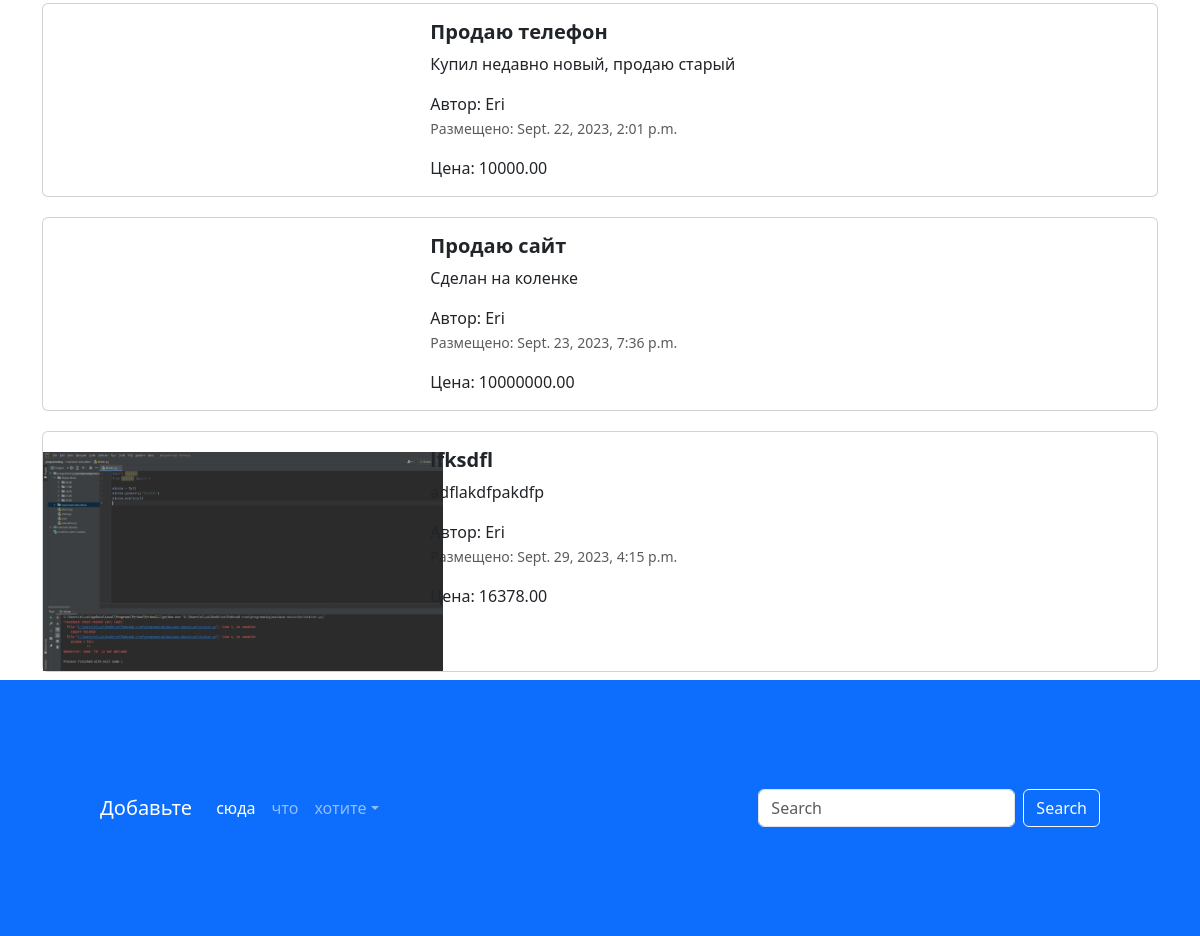
The app's page / (lower part), older data.
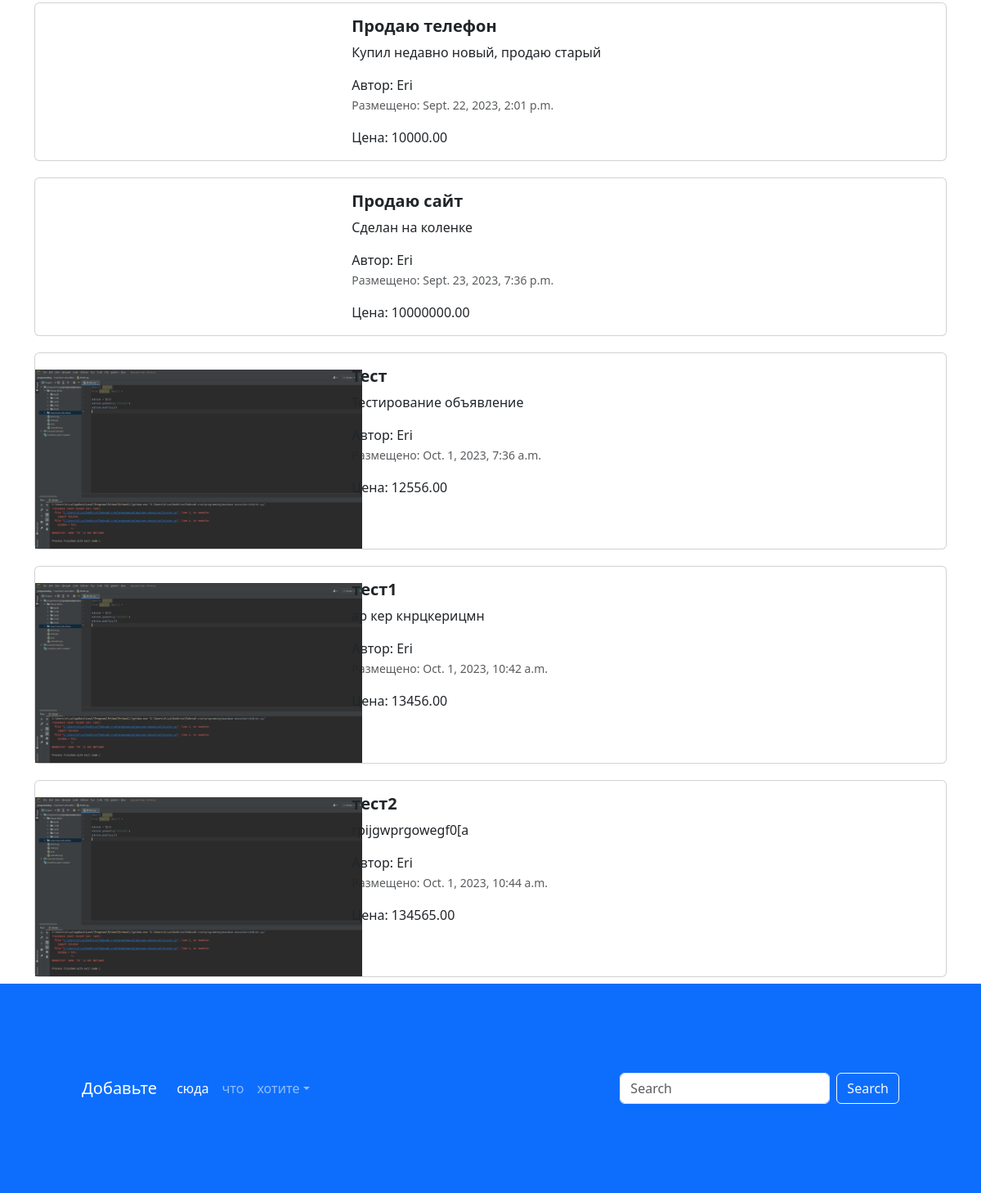
The same page, newer data.
### app_advertisements/models.py (models this page shows)
class Advertisement(models.Model):
    title = models.CharField('заголовок', max_length=128)
    description = models.TextField('описание')
    price = models.DecimalField('цена', max_digits=10, decimal_places=2)
    auction = models.BooleanField('торг', help_text='Отметьте, если торг уместен')
    created_at = models.DateTimeField(auto_now_add=True)
    updated_at = models.DateTimeField(auto_now=True)
    user = models.ForeignKey(User, verbose_name='пользователь', on_delete=models.CASCADE)
    image = models.ImageField('изображение', upload_to='advertisements/')

### app_advertisements/views.py (the view)
# urls.py: path('', index, name='main-page'),
def index(request):
    advertisements = Advertisement.objects.all()
    context = {'advertisements': advertisements}
    return render(request, 'app_advertisements/index.html', context)

### templates/app_advertisements/index.html (shortened to what this page needs)
{% extends 'base.html' %}
{% load static %}
{% block content %}
<div class="container">
  {% for adv in advertisements %}
  <div class="col">
    <div class="card mb-2" style="max-width: 1200px; margin-top: 20px;">
      <div class="row g-0">
        <div class="col-md-4">
          <a href="advertisement.html" class="nav-link">
            <img src="{% if adv.image %} {{ adv.image.url }} {% endif %}" style="max-width: 400px; margin-top: 20px;">
          </a>
        </div>
        <div class="col-md-8">
          <div class="card-body">
            <h5 class="card-title">
              <a href="advertisement.html" class="nav-link"><strong>{{ adv.title }}</strong></a>
            </h5>
            <a href="advertisement.html" class="nav-link">
              <p class="card-text">
                {{ adv.description }}
              </p>
              <span>Автор: {{ adv.user }}</span>
              <p class="card-text"><small class="text-muted">Размещено: {{ adv.created_at }}</small></p>
              <span>Цена: {{ adv.price }}</span>
            </a>
          </div>
        </div>
      </div>
    </div>
  </div>
  {% endfor %}
</div>
<footer style="padding: 100px;" class="bg-primary">
  <nav class="navbar navbar-expand-sm navbar-dark">
    <a class="navbar-brand" href="#">Добавьте</a>
    <div class="collapse navbar-collapse" id="collapsibleNavId">
      <ul class="navbar-nav me-auto mt-2 mt-lg-0">
        <li class="nav-item">
          <a class="nav-link active" href="#" aria-current="page">сюда</a>
        </li>
        <li class="nav-item">
          <a class="nav-link" href="#">что</a>
        </li>
        <li class="nav-item dropdown">
          <a class="nav-link dropdown-toggle" href="#" id="dropdownId" data-bs-toggle="dropdown" aria-haspopup="true"
             aria-expanded="false">хотите</a>
        </li>
      </ul>
      <form class="d-flex my-2 my-lg-0">
        <input class="form-control me-sm-2" type="text" placeholder="Search">
        <button class="btn btn-outline-light my-2 my-sm-0" type="submit">Search</button>
      </form>
    </div>
  </nav>
</footer>
{% endblock %}

### templates/base.html (shortened to what this page needs)
{% load static %}
<!DOCTYPE html>
<html lang="en">
<head>
  <link href="{% static 'css/bootstrap.min.css' %}" rel="stylesheet">
  <link rel="stylesheet" href="{% static 'css/fontello.css' %}">
</head>
<body>
  {% block content %}
  {% endblock %}
</body>
</html>

Row changes from the older to the newer data that the page shows:
removed Advertisement: image (picture), title "lfksdfl", description "adflakdfpakdfp", user "Eri", created_at "Sept. 29, 2023, 4:15 p.m.", price "16378.00"
added Advertisement: image (picture), title "Тест", description "Тестирование объявление", user "Eri", created_at "Oct. 1, 2023, 7:36 a.m.", price "12556.00"
added Advertisement: image (picture), title "тест1", description "ар кер кнрцкерицмн", user "Eri", created_at "Oct. 1, 2023, 10:42 a.m.", price "13456.00"
added Advertisement: image (picture), title "тест2", description "rpijgwprgowegf0[a", user "Eri", created_at "Oct. 1, 2023, 10:44 a.m.", price "134565.00"
